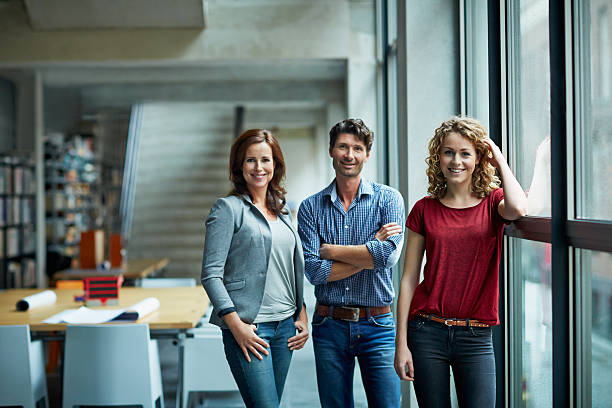
#> input picture Images/persons.jpg, 612 x 408 px
$ python multiple_face_detection.py
#> lines starting #> are read from the running program, lines starting #| are printed output that depends on the picture; after the words box and inside, x2 and y2 are one past the last pixel; in counts of white or black regions, pixels touching at a corner belong together
import cv2
import matplotlib.pyplot as plt

cascade_classifier = cv2.CascadeClassifier('haarcascade_frontalface_alt.xml')

# OpenCV deals with BGR but Matplotlib deals with RGB
image = cv2.imread('Images/persons.jpg')
#> image is the input picture: shape (408, 612, 3); mean B, G, R 116.8, 116.8, 106.3

# convert to grayscale
gray_image = cv2.cvtColor(image, cv2.COLOR_BGR2GRAY)
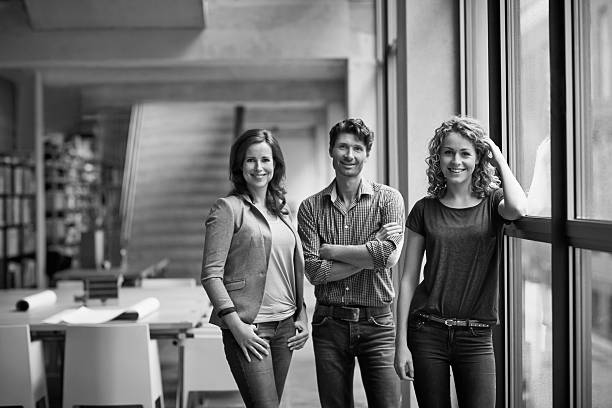
#> gray_image: shape (408, 612); min 0, max 255, mean 113.7

detected_faces = cascade_classifier.detectMultiScale(gray_image, scaleFactor=1.2, minNeighbors=10, minSize=(15, 10))
#> detected_faces = [[329, 131, 42, 42], [236, 142, 45, 45], [434, 136, 45, 45]]

for (x, y, width, height) in detected_faces:
    cv2.rectangle(image, (x, y), (x + width, y + height), (0, 0, 255), 10)
#> this loop made 3 passes
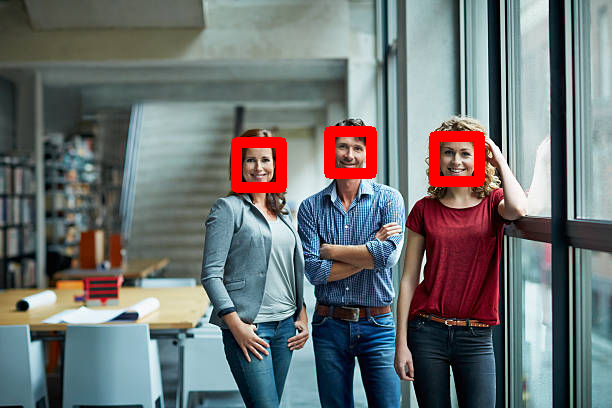
#> image: shape (408, 612, 3); 2.28% of pixels changed, all inside (x1, y1, x2, y2) = (231, 126, 485, 193)

# OpenCV uses BGR and matplotlib uses RGB
plt.imshow(cv2.cvtColor(image, cv2.COLOR_BGR2RGB))
plt.show()
